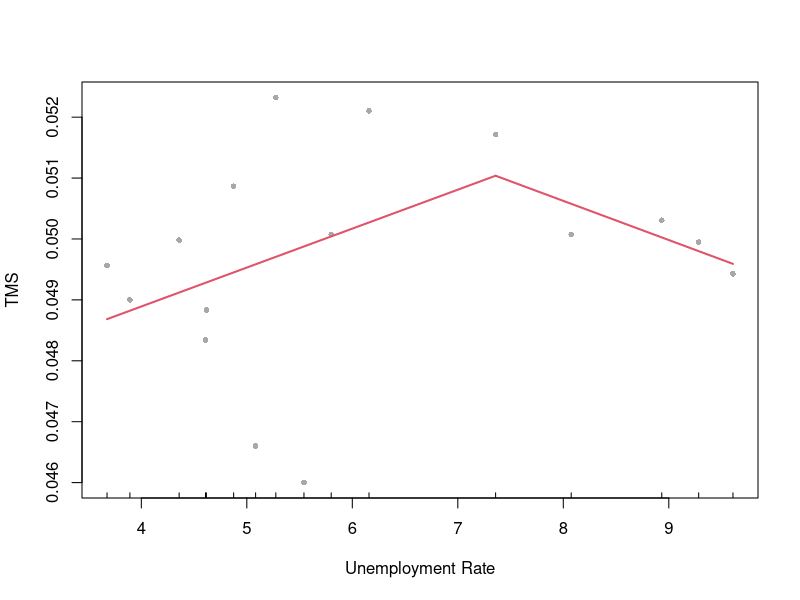
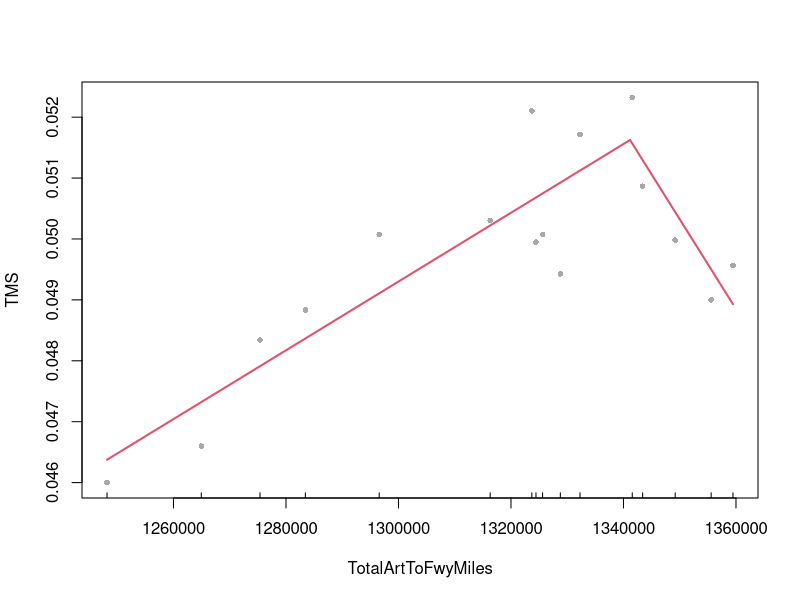

Source code (R) for these figures, in order: (Note: this script raises an error after producing the figures.)
## ---- chunk 1
knitr::opts_chunk$set(echo = TRUE)
## ---- chunk 2
setwd("/Users/csuffaculty/Desktop/FHWA")

#read the dataset
dat<-read.csv("Data20221210.csv", header=TRUE)
library(ggplot2)
library(segmented)

#TMS.dat<-dat[,colSums(is.na(dat))==0]
TMS.dat.sub<-dat[-c(1:4),c("year","TransitModeShare","Unemployment.Rate.1","TotalArtToFwyMiles","TransitUPT","RegisteredBEVCarsMillions","populationTelework")]
TMS.dat.sub$TMS.1<-c(NA,TMS.dat.sub[1:15,"TransitModeShare"])
plot.unemp<-ggplot(TMS.dat.sub, aes(x = Unemployment.Rate.1, y=TransitModeShare))+geom_point() #plot raw data
lm.unemp<-lm(TransitModeShare ~ Unemployment.Rate.1, data=TMS.dat.sub) #fit linear model
## ---- chunk 3
seg.unemp<-segmented(lm.unemp, seg.Z = ~ Unemployment.Rate.1)
summary(seg.unemp)
slope(seg.unemp)
confint(seg.unemp)
plot.segmented(seg.unemp, res=TRUE, col=2, xlab="Unemployment Rate", ylab="TMS", pch=16)
unemp.fitted<-fitted(seg.unemp)
unemp.model<-data.frame(Unemployment=TMS.dat.sub$Unemployment.Rate.1, TMS=unemp.fitted)
#plot.unemp+geom_line(data = unemp.model, aes(x = Unemployment, y = TMS), colour="red")
## ---- chunk 4
plot.TotalArtToFwyMiles<-ggplot(TMS.dat.sub, aes(x = TotalArtToFwyMiles, y=TransitModeShare))+geom_point() #plot raw data
lm.TotalArtToFwyMiles<-lm(TransitModeShare ~ TotalArtToFwyMiles, data=TMS.dat.sub) #fit linear model
## ---- chunk 5
seg.TotalArtToFwyMiles<-segmented(lm.TotalArtToFwyMiles, seg.Z = ~ TotalArtToFwyMiles)
summary(seg.TotalArtToFwyMiles)
slope(seg.TotalArtToFwyMiles)
confint(seg.TotalArtToFwyMiles)
plot.segmented(seg.TotalArtToFwyMiles, res=TRUE, col=2, xlab="TotalArtToFwyMiles", ylab="TMS", pch=16)
TotalArtToFwyMiles.fitted<-fitted(seg.TotalArtToFwyMiles)
TotalArtToFwyMiles.model<-data.frame(TotalArtToFwyMiles=TMS.dat.sub$TotalArtToFwyMiles, TMS=TotalArtToFwyMiles.fitted)
#plot.TotalArtToFwyMiles+geom_line(data = TotalArtToFwyMiles.model, aes(x = TotalArtToFwyMiles, y = TMS), colour="red")
## ---- chunk 6
plot.TransitUPT<-ggplot(TMS.dat.sub, aes(x = TransitUPT, y=TransitModeShare))+geom_point() #plot raw data
lm.TransitUPT<-lm(TransitModeShare ~ TransitUPT, data=TMS.dat.sub) #fit linear model
## ---- chunk 7
seg.TransitUPT<-segmented(lm.TransitUPT, seg.Z = ~ TransitUPT)
summary(seg.TransitUPT)
slope(seg.TransitUPT)
confint(seg.TransitUPT)
plot.segmented(seg.TransitUPT, res=TRUE, col=2, xlab="TransitUPT", ylab="TMS", pch=16)
TransitUPT.fitted<-fitted(seg.TransitUPT)
TransitUPT.model<-data.frame(TransitUPT=TMS.dat.sub$TransitUPT, TMS=TransitUPT.fitted)
#plot.TransitUPT+geom_line(data = TransitUPT.model, aes(x = TransitUPT, y = TMS), colour="red")
## ---- chunk 8
plot.RegisteredBEVCarsMillions<-ggplot(TMS.dat.sub, aes(x = RegisteredBEVCarsMillions, y=TransitModeShare))+geom_point() #plot raw data
lm.RegisteredBEVCarsMillions<-lm(TransitModeShare ~ RegisteredBEVCarsMillions, data=TMS.dat.sub) #fit linear model
## ---- chunk 9
seg.RegisteredBEVCarsMillions<-segmented(lm.RegisteredBEVCarsMillions, seg.Z = ~ RegisteredBEVCarsMillions)
summary(seg.RegisteredBEVCarsMillions)
slope(seg.RegisteredBEVCarsMillions)
confint(seg.RegisteredBEVCarsMillions)
plot.segmented(seg.RegisteredBEVCarsMillions, res=TRUE, col=2, xlab="RegisteredBEVCarsMillions", ylab="TMS", pch=16)
RegisteredBEVCarsMillions.fitted<-fitted(seg.RegisteredBEVCarsMillions)
RegisteredBEVCarsMillions.model<-data.frame(RegisteredBEVCarsMillions=TMS.dat.sub$RegisteredBEVCarsMillions, TMS=RegisteredBEVCarsMillions.fitted)
#plot.RegisteredBEVCarsMillions+geom_line(data = RegisteredBEVCarsMillions.model, aes(x = RegisteredBEVCarsMillions, y = TMS), colour="red")
## ---- chunk 10
plot.populationTelework<-ggplot(TMS.dat.sub, aes(x = populationTelework, y=TransitModeShare))+geom_point() #plot raw data
lm.populationTelework<-lm(TransitModeShare ~ populationTelework, data=TMS.dat.sub) #fit linear model
## ---- chunk 11
seg.populationTelework<-segmented(lm.populationTelework)
summary(seg.populationTelework)
slope(seg.populationTelework)
confint(seg.populationTelework)
plot.segmented(seg.populationTelework, res=TRUE, col=2, xlab="Population Telework", ylab="TMS", pch=16)
populationTelework.fitted<-fitted(seg.populationTelework)
populationTelework.model<-data.frame(populationTelework=TMS.dat.sub$populationTelework, TMS=populationTelework.fitted)
#plot.populationTelework+geom_line(data = populationTelework.model, aes(x = populationTelework, y = TMS), colour="red")
